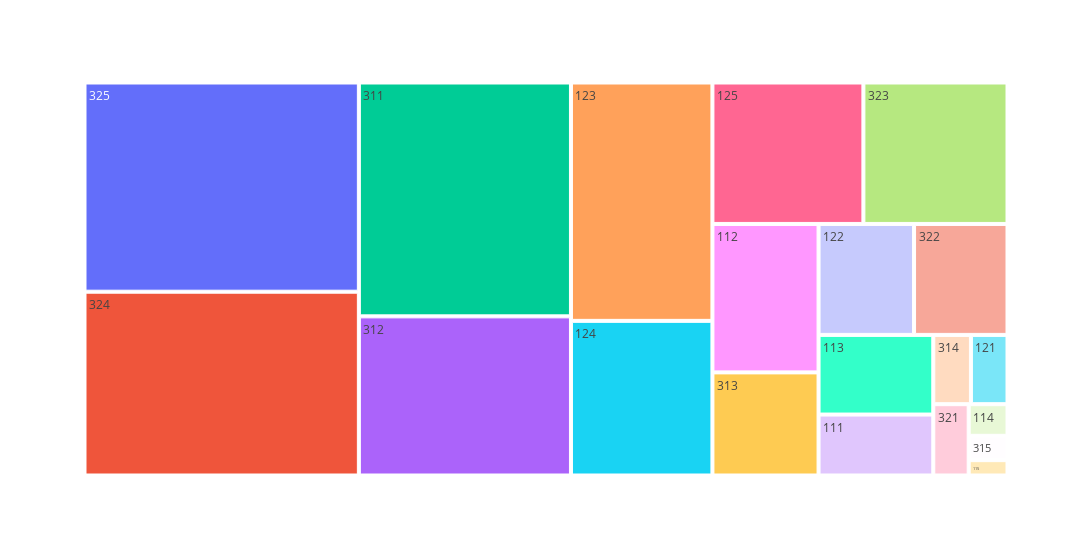

Notebook cell for this chart:
### Code cell
fig = px.treemap(
    df,
    path=['rfm'], 
    values='user_id',
    width=1500
)

fig.show()

### Figure 1 — Plotly figure (JSON) as saved in the notebook; plotly's stock layout.template omitted (floating-point values rounded to 4 significant figures)
{"data": [{"branchvalues": "total", "domain": {"x": [0, 1], "y": [0, 1]}, "hovertemplate": "labels=%{label}<br>user_id=%{value}<br>parent=%{parent}<br>id=%{id}<extra></extra>", "ids": ["111", "112", "113", "114", "115", "121", "122", "123", "124", "125", "311", "312", "313", "314", "315", "321", "322", "323", "324", "325"], "labels": ["111", "112", "113", "114", "115", "121", "122", "123", "124", "125", "311", "312", "313", "314", "315", "321", "322", "323", "324", "325"], "name": "", "parents": ["", "", "", "", "", "", "", "", "", "", "", "", "", "", "", "", "", "", "", ""], "type": "treemap", "values": [8416795, 18965359, 11002269, 1478629, 717258, 3050447, 12756989, 40599752, 26336283, 25707599, 59713425, 40632146, 13174881, 3138844, 1137413, 3039472, 12482699, 24537251, 60714243, 69097620]}], "layout": {"legend": {"tracegroupgap": 0}, "margin": {"t": 60}, "width": 1500}}
